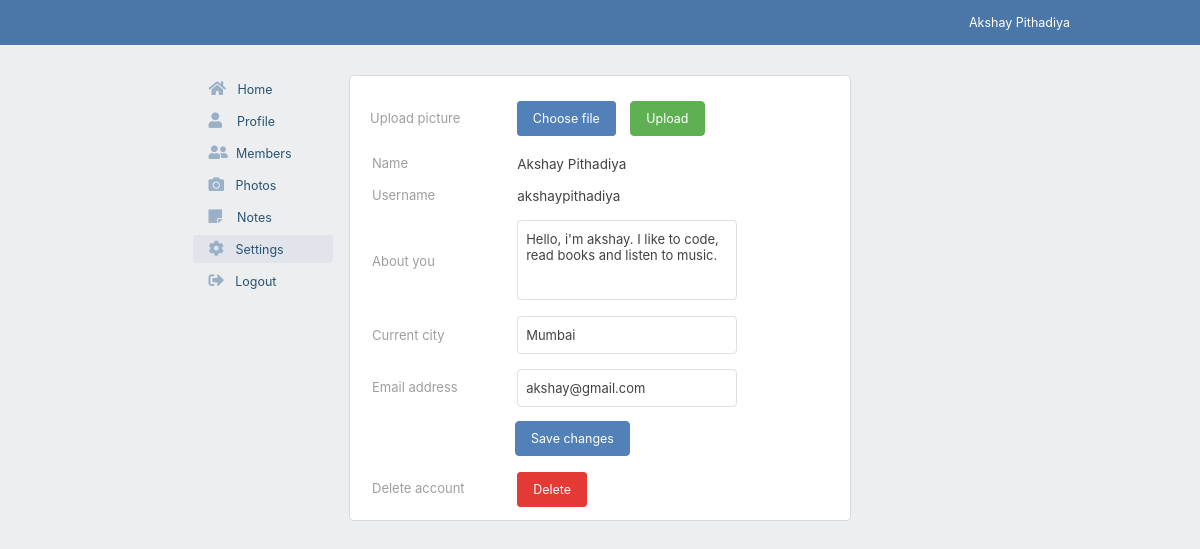
Screenshot of /settings.php (signed in) with the database file from the repository.
### tables this page shows
CREATE TABLE `users` (
  `id` int(4) NOT NULL,
  `fname` varchar(24) NOT NULL,
  `lname` varchar(24) NOT NULL,
  `email` varchar(24) NOT NULL,
  `username` varchar(24) NOT NULL,
  `password` varchar(24) NOT NULL,
  `about` varchar(120) NOT NULL,
  `city` varchar(50) NOT NULL,
  `propic` varchar(200) NOT NULL
);

### includes/session.php (called while the page is built, shortened)
<?php
$username = $_SESSION["myusername"];
?>

### includes/userinfo.php (called while the page is built)
<?php
	$sql = "SELECT fname,lname,email,username,about,city FROM users WHERE username='$username'";
	$result = mysqli_query($conn, $sql);
	$row = mysqli_fetch_assoc($result);
	$f_name = $row["fname"];
	$l_name = $row["lname"];
	$full_name = $f_name." ".$l_name;
	$user_name = $row["username"];
	$email_address = $row["email"];
	$about_you = $row["about"];
	$current_city = $row["city"];
?>

### settings.php (the view, shortened to what this page needs)
<?php include 'includes/session.php'; ?>
<?php include 'includes/userinfo.php'; ?>
<?php include 'includes/settingsupdate.php'; ?>
<!DOCTYPE html>
<html>
<head>
  <link rel="stylesheet" type="text/css" href="css/main.css">
  <link rel="stylesheet" type="text/css" href="css/header.css">
	<link rel="stylesheet" type="text/css" href="css/settings.css">
  <link rel="stylesheet" type="text/css" href="css/sidenav.css">
	<link rel="stylesheet" href="https://use.fontawesome.com/releases/v5.1.1/css/all.css">
</head>
<body>
<?php include 'includes/header.php'; ?>
<div id="main_container">
  <?php include 'includes/sidenav.php' ?>
	<div class="settings-container">
  <div class="upload-photo-container">
    <div class="upload-label">Upload picture</div>
    <div class="frm-container">
      <form action="" method="POST" enctype="multipart/form-data">
        <label class="file-label">Choose file<input type="file" name="image" size="60"></label>
        <input type="submit" name="upload" value="Upload" class="upload-btn">
      </form>
    </div>
  </div>
	<form action="" method="POST">
  	<table border="0">
  	  <tr>
  	  	<td class="label">
  	  	  <label>Name</label>
  	  	</td>
  	  	<td>
  	  	  <span class="full-name"><?php echo $full_name; ?></span>
  	  	</td>
  	  </tr>
      <tr>
        <td class="label">
          <label>Username</label>
        </td>
        <td>
          <span class="full-name"><?php echo $user_name; ?></span>
        </td>
      </tr>
  	  <tr>
  	  	<td class="label">
  	  	  <label>About you</label>
  	  	</td>
  	  	<td>
  	  	  <textarea name="bio" class="about"><?php echo $about_you; ?></textarea>
  	  	</td>
  	  </tr>
  	  <tr>
  	  	<td class="label">
  	  	  <label>Current city</label>
  	  	</td>
  	  	<td>
  	  	  <input type="text" name="city" class="city" value="<?php echo $current_city; ?>" autocomplete="off">
  	  	</td>
  	  </tr>
  	  <tr>
  	  	<td class="label">
  	  	  <label>Email address</label>
  	  	</td>
  	  	<td>
  	  	  <input type="text" name="email" class="email" value="<?php echo $email_address; ?>" autocomplete="off">
  	  	</td>
  	  </tr>
  	  <tr>
  	  	<td colspan="2" class="label">
  	  	  <input type="submit" class="save-btn" name="save" value="Save changes">
  	  	</td>
  	  </tr>
      <tr>
        <td class="delete-label">
          <label>Delete account</label>
        </td>
        <td class="delete-btn-td">
          <a href="delete.php" class="delete-btn">Delete</a>
        </td>
      </tr>
  	</table>
  </form>
	</div>
</div>
</body>
</html>

### includes/header.php
<?php include 'includes/userinfo.php'; ?>
<div id="header">
	<div class="user-user">
		<div class="user-user-txt">
			<?php echo $full_name; ?>
		</div>
	</div>
</div>

### css/main.css (style rules this page uses)
body { font-family: -apple-system,system-ui,BlinkMacSystemFont,"Segoe UI",Roboto,"Helvetica Neue",Arial,sans-serif; margin: 0px auto; background: #edeef0; }
#main_container { //border: 1px solid black; max-width: 815px; margin: 0px auto; margin-top: 65px; padding: 10px; overflow: auto; }

### css/header.css (style rules this page uses)
#header { background: #4a76a8; height: 45px; width: 100%; margin: 0px auto; top: 0px; position: fixed; }
.user-user { max-width: 150px; height: 100%; float: right; margin-right: 10%; cursor: pointer; }
.user-user-txt { color: #ffffff; padding: 0px 10px 0px 10px; font-size: 12.5px; margin-top: 15px; }

### css/settings.css (style rules this page uses)
.settings-container { width: 470px; //height: 170px; padding: 15px; border: 1px solid #d7d8db; border-radius: 5px; margin: 0px auto; background: white; margin-bottom: 12px; }
table { width: 100%; }
td { padding: 5px; }
.label { font-size: 13px; color: #9e9e9e; }
.delete-label { font-size: 13px; color: #9e9e9e; }
.full-name { font-size: 13.5px; color: #424242; }
.about { font-family: -apple-system,system-ui,BlinkMacSystemFont,"Segoe UI",Roboto,"Helvetica Neue",Arial,sans-serif; width: 220px; padding: 10px 8px; font-size: 13px; color: #424242; border: 1px solid #E0E0E0; border-radius: 4px; outline: none; box-sizing: border-box; resize: none; height: 80px; margin-top: 3px; }
.city { font-family: -apple-system,system-ui,BlinkMacSystemFont,"Segoe UI",Roboto,"Helvetica Neue",Arial,sans-serif; width: 220px; padding: 10px 8px; font-size: 13px; color: #424242; border: 1px solid #E0E0E0; border-radius: 4px; outline: none; box-sizing: border-box; }
.email { font-family: -apple-system,system-ui,BlinkMacSystemFont,"Segoe UI",Roboto,"Helvetica Neue",Arial,sans-serif; width: 220px; padding: 10px 8px; font-size: 13px; color: #424242; border: 1px solid #E0E0E0; border-radius: 4px; outline: none; box-sizing: border-box; margin-top: 3px; }
.save-btn { font-family: -apple-system,system-ui,BlinkMacSystemFont,"Segoe UI",Roboto,"Helvetica Neue",Arial,sans-serif; margin-left: 143px; background-color: #5181b8; color: #FFFFFF; border: 1px solid #5181b8; border-radius: 4px; padding: 9px 15px; margin-top: 2px; margin-bottom: 10px; font-size: 12.5px; outline: none; cursor: pointer; }
.delete-btn { font-family: -apple-system,system-ui,BlinkMacSystemFont,"Segoe UI",Roboto,"Helvetica Neue",Arial,sans-serif; background-color: #E53935; color: #FFFFFF; border: 1px solid #E53935; border-radius: 4px; padding: 9px 15px; font-size: 12.5px; outline: none; cursor: pointer; text-decoration: none; }
.upload-photo-container { padding: 5px; // border: 1px solid black; margin-bottom: 5px; }
.upload-label { font-size: 13px; color: #9e9e9e; display: inline-block; margin-right: 22px; }
.upload-btn { font-family: -apple-system,system-ui,BlinkMacSystemFont,"Segoe UI",Roboto,"Helvetica Neue",Arial,sans-serif; background-color: #5fb053; color: #FFFFFF; border: 1px solid #5fb053; border-radius: 4px; padding: 9px 15px; font-size: 12.5px; outline: none; cursor: pointer; margin-top: 5px; }
.file-label { font-family: -apple-system,system-ui,BlinkMacSystemFont,"Segoe UI",Roboto,"Helvetica Neue",Arial,sans-serif; background-color: #5181b8; color: #FFFFFF; border: 1px solid #5181b8; margin-right: 10px; margin-left: 30px; border-radius: 4px; padding: 9px 15px; font-size: 12.5px; outline: none; cursor: pointer; }
.frm-container { display: inline-block; }

### rows the page displays
users: full_name "Akshay Pithadiya", username "akshaypithadiya", bio "Hello, i'm akshay. I like to code, read books and listen to music.", city "Mumbai", email "akshay@gmail.com"
